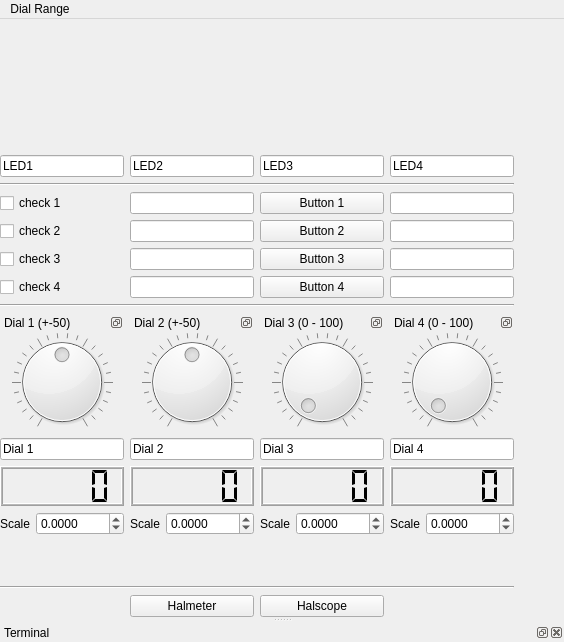
<?xml version="1.0" encoding="UTF-8"?>
<ui version="4.0">
 <class>MainWindow</class>
 <widget class="QMainWindow" name="MainWindow">
  <property name="geometry">
   <rect>
    <x>0</x>
    <y>0</y>
    <width>564</width>
    <height>642</height>
   </rect>
  </property>
  <property name="sizePolicy">
   <sizepolicy hsizetype="Maximum" vsizetype="Ignored">
    <horstretch>0</horstretch>
    <verstretch>0</verstretch>
   </sizepolicy>
  </property>
  <property name="maximumSize">
   <size>
    <width>564</width>
    <height>16777215</height>
   </size>
  </property>
  <property name="baseSize">
   <size>
    <width>0</width>
    <height>0</height>
   </size>
  </property>
  <property name="windowTitle">
   <string>Qtvcp</string>
  </property>
  <widget class="QWidget" name="centralwidget">
   <layout class="QVBoxLayout" name="verticalLayout">
    <property name="leftMargin">
     <number>0</number>
    </property>
    <property name="topMargin">
     <number>0</number>
    </property>
    <property name="rightMargin">
     <number>0</number>
    </property>
    <property name="bottomMargin">
     <number>0</number>
    </property>
    <item>
     <layout class="QGridLayout" name="gridLayout">
      <item row="8" column="3" rowspan="2">
       <widget class="QDockWidget" name="dockWidget_4">
        <property name="features">
         <set>QDockWidget::DockWidgetFloatable|QDockWidget::DockWidgetMovable</set>
        </property>
        <property name="windowTitle">
         <string>Dial 3 (0 - 100)</string>
        </property>
        <widget class="QWidget" name="dockWidgetContents_4">
         <layout class="QVBoxLayout" name="verticalLayout_5">
          <property name="leftMargin">
           <number>0</number>
          </property>
          <property name="topMargin">
           <number>0</number>
          </property>
          <property name="rightMargin">
           <number>0</number>
          </property>
          <property name="bottomMargin">
           <number>0</number>
          </property>
          <item>
           <widget class="Dial" name="dial_3">
            <property name="minimum">
             <number>0</number>
            </property>
            <property name="maximum">
             <number>100</number>
            </property>
            <property name="notchesVisible">
             <bool>true</bool>
            </property>
           </widget>
          </item>
          <item>
           <widget class="QLineEdit" name="lineEdit_20">
            <property name="text">
             <string>Dial 3</string>
            </property>
           </widget>
          </item>
          <item>
           <widget class="QLCDNumber" name="lcdNumber_3">
            <property name="frameShape">
             <enum>QFrame::Box</enum>
            </property>
            <property name="lineWidth">
             <number>1</number>
            </property>
            <property name="midLineWidth">
             <number>1</number>
            </property>
            <property name="segmentStyle">
             <enum>QLCDNumber::Flat</enum>
            </property>
           </widget>
          </item>
          <item>
           <layout class="QHBoxLayout" name="horizontalLayout_6">
            <item>
             <widget class="QLabel" name="label_10">
              <property name="sizePolicy">
               <sizepolicy hsizetype="Fixed" vsizetype="Preferred">
                <horstretch>0</horstretch>
                <verstretch>0</verstretch>
               </sizepolicy>
              </property>
              <property name="text">
               <string>Scale</string>
              </property>
             </widget>
            </item>
            <item>
             <widget class="DoubleScale" name="doublescale_3">
              <property name="decimals">
               <number>4</number>
              </property>
              <property name="minimum">
               <double>-1000.000000000000000</double>
              </property>
              <property name="maximum">
               <double>1000.000000000000000</double>
              </property>
             </widget>
            </item>
           </layout>
          </item>
          <item>
           <widget class="QLabel" name="dro_3">
            <property name="text">
             <string/>
            </property>
           </widget>
          </item>
         </layout>
        </widget>
       </widget>
      </item>
      <item row="8" column="2" rowspan="2">
       <widget class="QDockWidget" name="dockWidget_3">
        <property name="features">
         <set>QDockWidget::DockWidgetFloatable|QDockWidget::DockWidgetMovable</set>
        </property>
        <property name="windowTitle">
         <string>Dial 2 (+-50)</string>
        </property>
        <widget class="QWidget" name="dockWidgetContents_2">
         <layout class="QVBoxLayout" name="verticalLayout_3">
          <property name="leftMargin">
           <number>0</number>
          </property>
          <property name="topMargin">
           <number>0</number>
          </property>
          <property name="rightMargin">
           <number>0</number>
          </property>
          <property name="bottomMargin">
           <number>0</number>
          </property>
          <item>
           <widget class="Dial" name="dial_2">
            <property name="minimum">
             <number>-50</number>
            </property>
            <property name="maximum">
             <number>50</number>
            </property>
            <property name="notchesVisible">
             <bool>true</bool>
            </property>
           </widget>
          </item>
          <item>
           <widget class="QLineEdit" name="lineEdit_18">
            <property name="text">
             <string>Dial 2</string>
            </property>
           </widget>
          </item>
          <item>
           <widget class="QLCDNumber" name="lcdNumber_2">
            <property name="frameShape">
             <enum>QFrame::Box</enum>
            </property>
            <property name="lineWidth">
             <number>1</number>
            </property>
            <property name="midLineWidth">
             <number>1</number>
            </property>
            <property name="segmentStyle">
             <enum>QLCDNumber::Flat</enum>
            </property>
           </widget>
          </item>
          <item>
           <layout class="QHBoxLayout" name="horizontalLayout_4">
            <item>
             <widget class="QLabel" name="label_8">
              <property name="sizePolicy">
               <sizepolicy hsizetype="Fixed" vsizetype="Preferred">
                <horstretch>0</horstretch>
                <verstretch>0</verstretch>
               </sizepolicy>
              </property>
              <property name="text">
               <string>Scale</string>
              </property>
             </widget>
            </item>
            <item>
             <widget class="DoubleScale" name="doublescale_2">
              <property name="decimals">
               <number>4</number>
              </property>
              <property name="minimum">
               <double>-1000.000000000000000</double>
              </property>
              <property name="maximum">
               <double>1000.000000000000000</double>
              </property>
             </widget>
            </item>
           </layout>
          </item>
          <item>
           <widget class="QLabel" name="dro_2">
            <property name="text">
             <string/>
            </property>
           </widget>
          </item>
         </layout>
        </widget>
       </widget>
      </item>
      <item row="1" column="4">
       <widget class="QLineEdit" name="lineEdit_4">
        <property name="text">
         <string>LED4</string>
        </property>
       </widget>
      </item>
      <item row="1" column="3">
       <widget class="QLineEdit" name="lineEdit_3">
        <property name="text">
         <string>LED3</string>
        </property>
       </widget>
      </item>
      <item row="1" column="5">
       <spacer name="horizontalSpacer">
        <property name="orientation">
         <enum>Qt::Horizontal</enum>
        </property>
        <property name="sizeHint" stdset="0">
         <size>
          <width>40</width>
          <height>20</height>
         </size>
        </property>
       </spacer>
      </item>
      <item row="3" column="4">
       <widget class="QLineEdit" name="lineEdit_13"/>
      </item>
      <item row="0" column="2">
       <widget class="LED" name="led_2">
        <property name="color">
         <color>
          <red>13</red>
          <green>17</green>
          <blue>237</blue>
         </color>
        </property>
       </widget>
      </item>
      <item row="5" column="2">
       <widget class="QLineEdit" name="lineEdit_11"/>
      </item>
      <item row="0" column="4">
       <widget class="LED" name="led_4">
        <property name="color">
         <color>
          <red>245</red>
          <green>7</green>
          <blue>143</blue>
         </color>
        </property>
       </widget>
      </item>
      <item row="6" column="4">
       <widget class="QLineEdit" name="lineEdit_16"/>
      </item>
      <item row="3" column="3">
       <widget class="PushButton" name="pushbutton_1">
        <property name="text">
         <string>Button 1</string>
        </property>
       </widget>
      </item>
      <item row="5" column="4">
       <widget class="QLineEdit" name="lineEdit_15"/>
      </item>
      <item row="1" column="2">
       <widget class="QLineEdit" name="lineEdit_2">
        <property name="text">
         <string>LED2</string>
        </property>
       </widget>
      </item>
      <item row="4" column="2">
       <widget class="QLineEdit" name="lineEdit_10"/>
      </item>
      <item row="7" column="1" colspan="4">
       <widget class="Line" name="line_2">
        <property name="orientation">
         <enum>Qt::Horizontal</enum>
        </property>
       </widget>
      </item>
      <item row="3" column="2">
       <widget class="QLineEdit" name="lineEdit_9"/>
      </item>
      <item row="0" column="1">
       <widget class="LED" name="led_1"/>
      </item>
      <item row="6" column="3">
       <widget class="PushButton" name="pushbutton_4">
        <property name="text">
         <string>Button 4</string>
        </property>
       </widget>
      </item>
      <item row="2" column="1" colspan="4">
       <widget class="Line" name="line">
        <property name="orientation">
         <enum>Qt::Horizontal</enum>
        </property>
       </widget>
      </item>
      <item row="6" column="2">
       <widget class="QLineEdit" name="lineEdit_12"/>
      </item>
      <item row="5" column="3">
       <widget class="PushButton" name="pushbutton_3">
        <property name="text">
         <string>Button 3</string>
        </property>
       </widget>
      </item>
      <item row="4" column="4">
       <widget class="QLineEdit" name="lineEdit_14"/>
      </item>
      <item row="0" column="3">
       <widget class="LED" name="led_3">
        <property name="color">
         <color>
          <red>57</red>
          <green>245</green>
          <blue>8</blue>
         </color>
        </property>
       </widget>
      </item>
      <item row="12" column="2">
       <widget class="ActionButton" name="actionbutton">
        <property name="text">
         <string>Halmeter</string>
        </property>
        <property name="indicator_option" stdset="0">
         <bool>false</bool>
        </property>
        <property name="indicator_HAL_pin_option" stdset="0">
         <bool>false</bool>
        </property>
        <property name="indicator_status_option" stdset="0">
         <bool>false</bool>
        </property>
        <property name="checked_state_text_option" stdset="0">
         <bool>false</bool>
        </property>
        <property name="python_command_option" stdset="0">
         <bool>false</bool>
        </property>
        <property name="on_color" stdset="0">
         <color>
          <red>255</red>
          <green>0</green>
          <blue>0</blue>
         </color>
        </property>
        <property name="shape_option" stdset="0">
         <number>0</number>
        </property>
        <property name="off_color" stdset="0">
         <color>
          <red>0</red>
          <green>0</green>
          <blue>0</blue>
         </color>
        </property>
        <property name="indicator_size" stdset="0">
         <double>0.300000000000000</double>
        </property>
        <property name="circle_diameter" stdset="0">
         <double>10.000000000000000</double>
        </property>
        <property name="right_edge_offset" stdset="0">
         <double>0.000000000000000</double>
        </property>
        <property name="top_edge_offset" stdset="0">
         <double>0.000000000000000</double>
        </property>
        <property name="corner_radius" stdset="0">
         <double>5.000000000000000</double>
        </property>
        <property name="height_fraction" stdset="0">
         <double>0.300000000000000</double>
        </property>
        <property name="width_fraction" stdset="0">
         <double>0.900000000000000</double>
        </property>
        <property name="true_state_string" stdset="0">
         <string>True</string>
        </property>
        <property name="false_state_string" stdset="0">
         <string>False</string>
        </property>
        <property name="true_python_cmd_string" stdset="0">
         <string>print&quot;true command&quot;</string>
        </property>
        <property name="false_python_cmd_string" stdset="0">
         <string>print&quot;false command&quot;</string>
        </property>
        <property name="invert_the_status" stdset="0">
         <bool>false</bool>
        </property>
        <property name="is_paused_status" stdset="0">
         <bool>false</bool>
        </property>
        <property name="is_estopped_status" stdset="0">
         <bool>false</bool>
        </property>
        <property name="is_on_status" stdset="0">
         <bool>false</bool>
        </property>
        <property name="is_idle_status" stdset="0">
         <bool>false</bool>
        </property>
        <property name="is_homed_status" stdset="0">
         <bool>false</bool>
        </property>
        <property name="is_flood_status" stdset="0">
         <bool>false</bool>
        </property>
        <property name="is_mist_status" stdset="0">
         <bool>false</bool>
        </property>
        <property name="is_block_delete_status" stdset="0">
         <bool>false</bool>
        </property>
        <property name="is_optional_stop_status" stdset="0">
         <bool>false</bool>
        </property>
        <property name="is_joint_homed_status" stdset="0">
         <bool>false</bool>
        </property>
        <property name="is_limits_overridden_status" stdset="0">
         <bool>false</bool>
        </property>
        <property name="is_manual_status" stdset="0">
         <bool>false</bool>
        </property>
        <property name="is_mdi_status" stdset="0">
         <bool>false</bool>
        </property>
        <property name="is_auto_status" stdset="0">
         <bool>false</bool>
        </property>
        <property name="is_spindle_stopped_status" stdset="0">
         <bool>false</bool>
        </property>
        <property name="is_spindle_fwd_status" stdset="0">
         <bool>false</bool>
        </property>
        <property name="is_spindle_rev_status" stdset="0">
         <bool>false</bool>
        </property>
        <property name="joint_number_status" stdset="0">
         <number>0</number>
        </property>
        <property name="launch_halmeter_action" stdset="0">
         <bool>true</bool>
        </property>
        <property name="template_label_option" stdset="0">
         <bool>false</bool>
        </property>
        <property name="joint_number" stdset="0">
         <number>0</number>
        </property>
        <property name="incr_imperial_number" stdset="0">
         <double>0.010000000000000</double>
        </property>
        <property name="incr_mm_number" stdset="0">
         <double>0.025000000000000</double>
        </property>
        <property name="incr_angular_number" stdset="0">
         <double>-1.000000000000000</double>
        </property>
        <property name="toggle_float_option" stdset="0">
         <bool>false</bool>
        </property>
        <property name="float_num" stdset="0">
         <double>0.300000000000000</double>
        </property>
        <property name="float_alt_num" stdset="0">
         <double>50.000000000000000</double>
        </property>
        <property name="view_type_string" stdset="0">
         <string>P</string>
        </property>
        <property name="command_text_string" stdset="0">
         <string/>
        </property>
        <property name="ini_mdi_number" stdset="0">
         <number>0</number>
        </property>
        <property name="textTemplate" stdset="0">
         <string>%1.3f in</string>
        </property>
        <property name="alt_textTemplate" stdset="0">
         <string>%1.2f mm</string>
        </property>
       </widget>
      </item>
      <item row="12" column="3">
       <widget class="ActionButton" name="actionbutton_2">
        <property name="text">
         <string>Halscope</string>
        </property>
        <property name="indicator_option" stdset="0">
         <bool>false</bool>
        </property>
        <property name="indicator_HAL_pin_option" stdset="0">
         <bool>false</bool>
        </property>
        <property name="indicator_status_option" stdset="0">
         <bool>false</bool>
        </property>
        <property name="checked_state_text_option" stdset="0">
         <bool>false</bool>
        </property>
        <property name="python_command_option" stdset="0">
         <bool>false</bool>
        </property>
        <property name="on_color" stdset="0">
         <color>
          <red>255</red>
          <green>0</green>
          <blue>0</blue>
         </color>
        </property>
        <property name="shape_option" stdset="0">
         <number>0</number>
        </property>
        <property name="off_color" stdset="0">
         <color>
          <red>0</red>
          <green>0</green>
          <blue>0</blue>
         </color>
        </property>
        <property name="indicator_size" stdset="0">
         <double>0.300000000000000</double>
        </property>
        <property name="circle_diameter" stdset="0">
         <double>10.000000000000000</double>
        </property>
        <property name="right_edge_offset" stdset="0">
         <double>0.000000000000000</double>
        </property>
        <property name="top_edge_offset" stdset="0">
         <double>0.000000000000000</double>
        </property>
        <property name="corner_radius" stdset="0">
         <double>5.000000000000000</double>
        </property>
        <property name="height_fraction" stdset="0">
         <double>0.300000000000000</double>
        </property>
        <property name="width_fraction" stdset="0">
         <double>0.900000000000000</double>
        </property>
        <property name="true_state_string" stdset="0">
         <string>True</string>
        </property>
        <property name="false_state_string" stdset="0">
         <string>False</string>
        </property>
        <property name="true_python_cmd_string" stdset="0">
         <string>print&quot;true command&quot;</string>
        </property>
        <property name="false_python_cmd_string" stdset="0">
         <string>print&quot;false command&quot;</string>
        </property>
        <property name="invert_the_status" stdset="0">
         <bool>false</bool>
        </property>
        <property name="is_paused_status" stdset="0">
         <bool>false</bool>
        </property>
        <property name="is_estopped_status" stdset="0">
         <bool>false</bool>
        </property>
        <property name="is_on_status" stdset="0">
         <bool>false</bool>
        </property>
        <property name="is_idle_status" stdset="0">
         <bool>false</bool>
        </property>
        <property name="is_homed_status" stdset="0">
         <bool>false</bool>
        </property>
        <property name="is_flood_status" stdset="0">
         <bool>false</bool>
        </property>
        <property name="is_mist_status" stdset="0">
         <bool>false</bool>
        </property>
        <property name="is_block_delete_status" stdset="0">
         <bool>false</bool>
        </property>
        <property name="is_optional_stop_status" stdset="0">
         <bool>false</bool>
        </property>
        <property name="is_joint_homed_status" stdset="0">
         <bool>false</bool>
        </property>
        <property name="is_limits_overridden_status" stdset="0">
         <bool>false</bool>
        </property>
        <property name="is_manual_status" stdset="0">
         <bool>false</bool>
        </property>
        <property name="is_mdi_status" stdset="0">
         <bool>false</bool>
        </property>
        <property name="is_auto_status" stdset="0">
         <bool>false</bool>
        </property>
        <property name="is_spindle_stopped_status" stdset="0">
         <bool>false</bool>
        </property>
        <property name="is_spindle_fwd_status" stdset="0">
         <bool>false</bool>
        </property>
        <property name="is_spindle_rev_status" stdset="0">
         <bool>false</bool>
        </property>
        <property name="joint_number_status" stdset="0">
         <number>0</number>
        </property>
        <property name="launch_halmeter_action" stdset="0">
         <bool>false</bool>
        </property>
        <property name="launch_halscope_action" stdset="0">
         <bool>true</bool>
        </property>
        <property name="template_label_option" stdset="0">
         <bool>false</bool>
        </property>
        <property name="joint_number" stdset="0">
         <number>0</number>
        </property>
        <property name="incr_imperial_number" stdset="0">
         <double>0.010000000000000</double>
        </property>
        <property name="incr_mm_number" stdset="0">
         <double>0.025000000000000</double>
        </property>
        <property name="incr_angular_number" stdset="0">
         <double>-1.000000000000000</double>
        </property>
        <property name="toggle_float_option" stdset="0">
         <bool>false</bool>
        </property>
        <property name="float_num" stdset="0">
         <double>0.300000000000000</double>
        </property>
        <property name="float_alt_num" stdset="0">
         <double>50.000000000000000</double>
        </property>
        <property name="view_type_string" stdset="0">
         <string>P</string>
        </property>
        <property name="command_text_string" stdset="0">
         <string/>
        </property>
        <property name="ini_mdi_number" stdset="0">
         <number>0</number>
        </property>
        <property name="textTemplate" stdset="0">
         <string>%1.3f in</string>
        </property>
        <property name="alt_textTemplate" stdset="0">
         <string>%1.2f mm</string>
        </property>
       </widget>
      </item>
      <item row="3" column="1">
       <widget class="CheckBox" name="checkbox_1">
        <property name="text">
         <string>check 1</string>
        </property>
       </widget>
      </item>
      <item row="5" column="1">
       <widget class="CheckBox" name="checkbox_3">
        <property name="text">
         <string>check 3</string>
        </property>
       </widget>
      </item>
      <item row="1" column="1">
       <widget class="QLineEdit" name="lineEdit">
        <property name="text">
         <string>LED1</string>
        </property>
       </widget>
      </item>
      <item row="4" column="1">
       <widget class="CheckBox" name="checkbox_2">
        <property name="text">
         <string>check 2</string>
        </property>
       </widget>
      </item>
      <item row="8" column="1" rowspan="2">
       <widget class="QDockWidget" name="dockWidget_2">
        <property name="features">
         <set>QDockWidget::DockWidgetFloatable|QDockWidget::DockWidgetMovable</set>
        </property>
        <property name="windowTitle">
         <string>Dial 1 (+-50)</string>
        </property>
        <widget class="QWidget" name="dockWidgetContents_dial1">
         <layout class="QVBoxLayout" name="verticalLayout_2">
          <property name="leftMargin">
           <number>0</number>
          </property>
          <property name="topMargin">
           <number>0</number>
          </property>
          <property name="rightMargin">
           <number>0</number>
          </property>
          <property name="bottomMargin">
           <number>0</number>
          </property>
          <item>
           <widget class="Dial" name="dial_1">
            <property name="minimum">
             <number>-50</number>
            </property>
            <property name="maximum">
             <number>50</number>
            </property>
            <property name="invertedAppearance">
             <bool>false</bool>
            </property>
            <property name="invertedControls">
             <bool>false</bool>
            </property>
            <property name="notchesVisible">
             <bool>true</bool>
            </property>
           </widget>
          </item>
          <item>
           <widget class="QLineEdit" name="lineEdit_17">
            <property name="text">
             <string>Dial 1</string>
            </property>
           </widget>
          </item>
          <item>
           <widget class="QLCDNumber" name="lcdNumber_1">
            <property name="frameShape">
             <enum>QFrame::Box</enum>
            </property>
            <property name="lineWidth">
             <number>1</number>
            </property>
            <property name="midLineWidth">
             <number>1</number>
            </property>
            <property name="segmentStyle">
             <enum>QLCDNumber::Flat</enum>
            </property>
           </widget>
          </item>
          <item>
           <layout class="QHBoxLayout" name="horizontalLayout_3">
            <item>
             <widget class="QLabel" name="label_7">
              <property name="sizePolicy">
               <sizepolicy hsizetype="Fixed" vsizetype="Preferred">
                <horstretch>0</horstretch>
                <verstretch>0</verstretch>
               </sizepolicy>
              </property>
              <property name="text">
               <string>Scale</string>
              </property>
             </widget>
            </item>
            <item>
             <widget class="DoubleScale" name="doublescale_1">
              <property name="decimals">
               <number>4</number>
              </property>
              <property name="minimum">
               <double>-1000.000000000000000</double>
              </property>
              <property name="maximum">
               <double>1000.000000000000000</double>
              </property>
             </widget>
            </item>
           </layout>
          </item>
          <item>
           <widget class="QLabel" name="dro_1">
            <property name="text">
             <string/>
            </property>
           </widget>
          </item>
         </layout>
        </widget>
       </widget>
      </item>
      <item row="8" column="4" rowspan="2">
       <widget class="QDockWidget" name="dockWidget_5">
        <property name="features">
         <set>QDockWidget::DockWidgetFloatable|QDockWidget::DockWidgetMovable</set>
        </property>
        <property name="windowTitle">
         <string>Dial 4 (0 - 100)</string>
        </property>
        <widget class="QWidget" name="dockWidgetContents_5">
         <layout class="QVBoxLayout" name="verticalLayout_6">
          <property name="leftMargin">
           <number>0</number>
          </property>
          <property name="topMargin">
           <number>0</number>
          </property>
          <property name="rightMargin">
           <number>0</number>
          </property>
          <property name="bottomMargin">
           <number>0</number>
          </property>
          <item>
           <widget class="Dial" name="dial_4">
            <property name="minimum">
             <number>0</number>
            </property>
            <property name="maximum">
             <number>100</number>
            </property>
            <property name="orientation">
             <enum>Qt::Vertical</enum>
            </property>
            <property name="invertedAppearance">
             <bool>false</bool>
            </property>
            <property name="invertedControls">
             <bool>false</bool>
            </property>
            <property name="wrapping">
             <bool>false</bool>
            </property>
            <property name="notchesVisible">
             <bool>true</bool>
            </property>
           </widget>
          </item>
          <item>
           <widget class="QLineEdit" name="lineEdit_21">
            <property name="text">
             <string>Dial 4</string>
            </property>
           </widget>
          </item>
          <item>
           <widget class="QLCDNumber" name="lcdNumber_4">
            <property name="frameShape">
             <enum>QFrame::Box</enum>
            </property>
            <property name="lineWidth">
             <number>1</number>
            </property>
            <property name="midLineWidth">
             <number>1</number>
            </property>
            <property name="segmentStyle">
             <enum>QLCDNumber::Flat</enum>
            </property>
           </widget>
          </item>
          <item>
           <layout class="QHBoxLayout" name="horizontalLayout_7">
            <item>
             <widget class="QLabel" name="label_11">
              <property name="sizePolicy">
               <sizepolicy hsizetype="Fixed" vsizetype="Preferred">
                <horstretch>0</horstretch>
                <verstretch>0</verstretch>
               </sizepolicy>
              </property>
              <property name="text">
               <string>Scale</string>
              </property>
             </widget>
            </item>
            <item>
             <widget class="DoubleScale" name="doublescale_4">
              <property name="decimals">
               <number>4</number>
              </property>
              <property name="minimum">
               <double>-1000.000000000000000</double>
              </property>
              <property name="maximum">
               <double>1000.000000000000000</double>
              </property>
             </widget>
            </item>
           </layout>
          </item>
          <item>
           <widget class="QLabel" name="dro_4">
            <property name="text">
             <string/>
            </property>
           </widget>
          </item>
         </layout>
        </widget>
       </widget>
      </item>
      <item row="4" column="3">
       <widget class="PushButton" name="pushbutton_2">
        <property name="text">
         <string>Button 2</string>
        </property>
       </widget>
      </item>
      <item row="11" column="1" colspan="4">
       <widget class="Line" name="line_3">
        <property name="orientation">
         <enum>Qt::Horizontal</enum>
        </property>
       </widget>
      </item>
      <item row="6" column="1">
       <widget class="CheckBox" name="checkbox_4">
        <property name="text">
         <string>check 4</string>
        </property>
       </widget>
      </item>
     </layout>
    </item>
   </layout>
  </widget>
  <widget class="QMenuBar" name="menubar">
   <property name="geometry">
    <rect>
     <x>0</x>
     <y>0</y>
     <width>564</width>
     <height>27</height>
    </rect>
   </property>
   <property name="defaultUp">
    <bool>false</bool>
   </property>
   <widget class="QMenu" name="menuDial_Adjustment">
    <property name="title">
     <string>Dial Range</string>
    </property>
    <widget class="QMenu" name="menuDial_1">
     <property name="title">
      <string>Dial 1</string>
     </property>
     <addaction name="actionSetD1_50_50"/>
     <addaction name="actionSetD1_0_100"/>
     <addaction name="actionSetD1_0_1000"/>
    </widget>
    <widget class="QMenu" name="menuDial_2">
     <property name="title">
      <string>Dial 2</string>
     </property>
     <addaction name="actionSetD2_50_50"/>
     <addaction name="actionSetD2_0_100"/>
     <addaction name="actionSetD2_0_1000"/>
    </widget>
    <addaction name="menuDial_1"/>
    <addaction name="menuDial_2"/>
   </widget>
   <addaction name="menuDial_Adjustment"/>
  </widget>
  <widget class="QDockWidget" name="dockWidget">
   <property name="windowTitle">
    <string>Terminal</string>
   </property>
   <attribute name="dockWidgetArea">
    <number>8</number>
   </attribute>
   <widget class="QWidget" name="dockWidget_term_2"/>
  </widget>
  <action name="actionSetD1_50_50">
   <property name="text">
    <string>Set +-  50</string>
   </property>
  </action>
  <action name="actionSetD1_0_1000">
   <property name="text">
    <string>Set 0 - 1000</string>
   </property>
  </action>
  <action name="actionSetD1_0_100">
   <property name="text">
    <string>Set 0 - 100</string>
   </property>
  </action>
  <action name="actionDial_3">
   <property name="text">
    <string>Dial 3</string>
   </property>
  </action>
  <action name="actionDial_4">
   <property name="text">
    <string>Dial 4</string>
   </property>
  </action>
  <action name="actionSetD2_50_50">
   <property name="text">
    <string>Set +- 50</string>
   </property>
  </action>
  <action name="actionSetD2_0_100">
   <property name="text">
    <string>Set 0 - 100</string>
   </property>
  </action>
  <action name="actionSetD2_0_1000">
   <property name="text">
    <string>Set 0 - 1000</string>
   </property>
  </action>
 </widget>
 <customwidgets>
  <customwidget>
   <class>Dial</class>
   <extends>QDial</extends>
   <header>qtvcp.widgets.simple_widgets</header>
  </customwidget>
  <customwidget>
   <class>LED</class>
   <extends>QWidget</extends>
   <header>qtvcp.widgets.led_widget</header>
  </customwidget>
  <customwidget>
   <class>PushButton</class>
   <extends>QPushButton</extends>
   <header>qtvcp.widgets.simple_widgets</header>
  </customwidget>
  <customwidget>
   <class>DoubleScale</class>
   <extends>QDoubleSpinBox</extends>
   <header>qtvcp.widgets.simple_widgets</header>
  </customwidget>
  <customwidget>
   <class>CheckBox</class>
   <extends>QCheckBox</extends>
   <header>qtvcp.widgets.simple_widgets</header>
  </customwidget>
  <customwidget>
   <class>ActionButton</class>
   <extends>QPushButton</extends>
   <header>qtvcp.widgets.action_button</header>
  </customwidget>
 </customwidgets>
 <resources/>
 <connections>
  <connection>
   <sender>dial_1</sender>
   <signal>valueChanged(int)</signal>
   <receiver>lcdNumber_1</receiver>
   <slot>display(int)</slot>
   <hints>
    <hint type="sourcelabel">
     <x>58</x>
     <y>432</y>
    </hint>
    <hint type="destinationlabel">
     <x>67</x>
     <y>494</y>
    </hint>
   </hints>
  </connection>
  <connection>
   <sender>dial_1</sender>
   <signal>valueChanged(int)</signal>
   <receiver>doublescale_1</receiver>
   <slot>setInput(int)</slot>
   <hints>
    <hint type="sourcelabel">
     <x>125</x>
     <y>432</y>
    </hint>
    <hint type="destinationlabel">
     <x>129</x>
     <y>528</y>
    </hint>
   </hints>
  </connection>
  <connection>
   <sender>doublescale_1</sender>
   <signal>floatOutput(double)</signal>
   <receiver>dro_1</receiver>
   <slot>setNum(double)</slot>
   <hints>
    <hint type="sourcelabel">
     <x>129</x>
     <y>528</y>
    </hint>
    <hint type="destinationlabel">
     <x>93</x>
     <y>551</y>
    </hint>
   </hints>
  </connection>
  <connection>
   <sender>dial_2</sender>
   <signal>valueChanged(int)</signal>
   <receiver>lcdNumber_2</receiver>
   <slot>display(int)</slot>
   <hints>
    <hint type="sourcelabel">
     <x>266</x>
     <y>432</y>
    </hint>
    <hint type="destinationlabel">
     <x>266</x>
     <y>494</y>
    </hint>
   </hints>
  </connection>
  <connection>
   <sender>dial_2</sender>
   <signal>valueChanged(int)</signal>
   <receiver>doublescale_2</receiver>
   <slot>setInput(int)</slot>
   <hints>
    <hint type="sourcelabel">
     <x>254</x>
     <y>348</y>
    </hint>
    <hint type="destinationlabel">
     <x>265</x>
     <y>528</y>
    </hint>
   </hints>
  </connection>
  <connection>
   <sender>doublescale_2</sender>
   <signal>floatOutput(double)</signal>
   <receiver>dro_2</receiver>
   <slot>setNum(double)</slot>
   <hints>
    <hint type="sourcelabel">
     <x>265</x>
     <y>528</y>
    </hint>
    <hint type="destinationlabel">
     <x>266</x>
     <y>551</y>
    </hint>
   </hints>
  </connection>
  <connection>
   <sender>dial_3</sender>
   <signal>valueChanged(int)</signal>
   <receiver>lcdNumber_3</receiver>
   <slot>display(int)</slot>
   <hints>
    <hint type="sourcelabel">
     <x>402</x>
     <y>432</y>
    </hint>
    <hint type="destinationlabel">
     <x>402</x>
     <y>494</y>
    </hint>
   </hints>
  </connection>
  <connection>
   <sender>dial_3</sender>
   <signal>valueChanged(int)</signal>
   <receiver>doublescale_3</receiver>
   <slot>setInput(int)</slot>
   <hints>
    <hint type="sourcelabel">
     <x>395</x>
     <y>333</y>
    </hint>
    <hint type="destinationlabel">
     <x>401</x>
     <y>528</y>
    </hint>
   </hints>
  </connection>
  <connection>
   <sender>doublescale_3</sender>
   <signal>floatOutput(double)</signal>
   <receiver>dro_3</receiver>
   <slot>setNum(double)</slot>
   <hints>
    <hint type="sourcelabel">
     <x>401</x>
     <y>528</y>
    </hint>
    <hint type="destinationlabel">
     <x>402</x>
     <y>551</y>
    </hint>
   </hints>
  </connection>
  <connection>
   <sender>dial_4</sender>
   <signal>valueChanged(int)</signal>
   <receiver>lcdNumber_4</receiver>
   <slot>display(int)</slot>
   <hints>
    <hint type="sourcelabel">
     <x>538</x>
     <y>432</y>
    </hint>
    <hint type="destinationlabel">
     <x>538</x>
     <y>494</y>
    </hint>
   </hints>
  </connection>
  <connection>
   <sender>dial_4</sender>
   <signal>valueChanged(int)</signal>
   <receiver>doublescale_4</receiver>
   <slot>setInput(int)</slot>
   <hints>
    <hint type="sourcelabel">
     <x>538</x>
     <y>349</y>
    </hint>
    <hint type="destinationlabel">
     <x>537</x>
     <y>528</y>
    </hint>
   </hints>
  </connection>
  <connection>
   <sender>doublescale_4</sender>
   <signal>floatOutput(double)</signal>
   <receiver>dro_4</receiver>
   <slot>setNum(double)</slot>
   <hints>
    <hint type="sourcelabel">
     <x>537</x>
     <y>528</y>
    </hint>
    <hint type="destinationlabel">
     <x>538</x>
     <y>551</y>
    </hint>
   </hints>
  </connection>
  <connection>
   <sender>menubar</sender>
   <signal>triggered(QAction*)</signal>
   <receiver>MainWindow</receiver>
   <slot>actionTriggered()</slot>
   <hints>
    <hint type="sourcelabel">
     <x>41</x>
     <y>18</y>
    </hint>
    <hint type="destinationlabel">
     <x>-1</x>
     <y>73</y>
    </hint>
   </hints>
  </connection>
 </connections>
 <slots>
  <slot>actionTriggered()</slot>
 </slots>
</ui>
